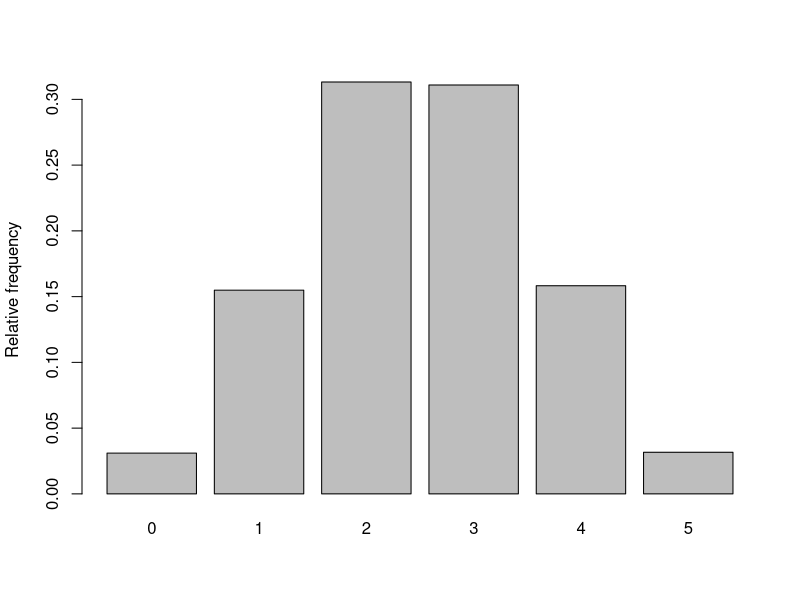
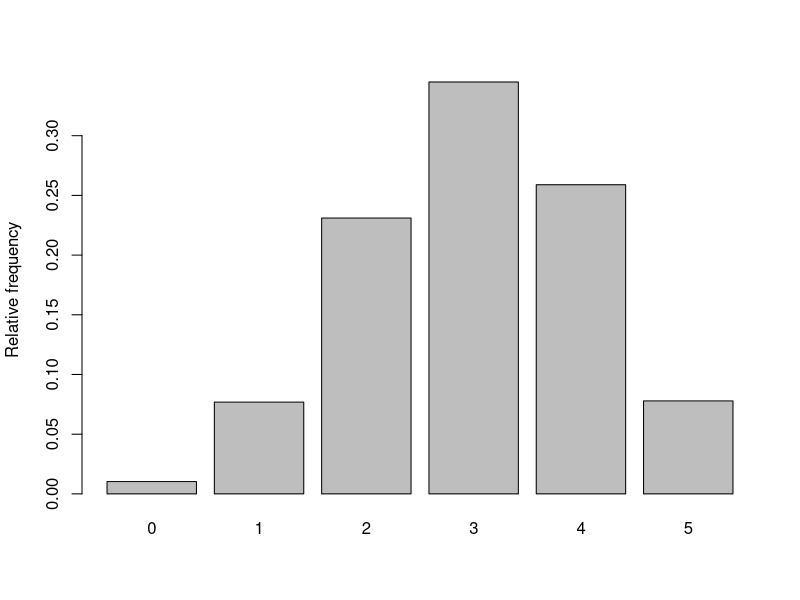
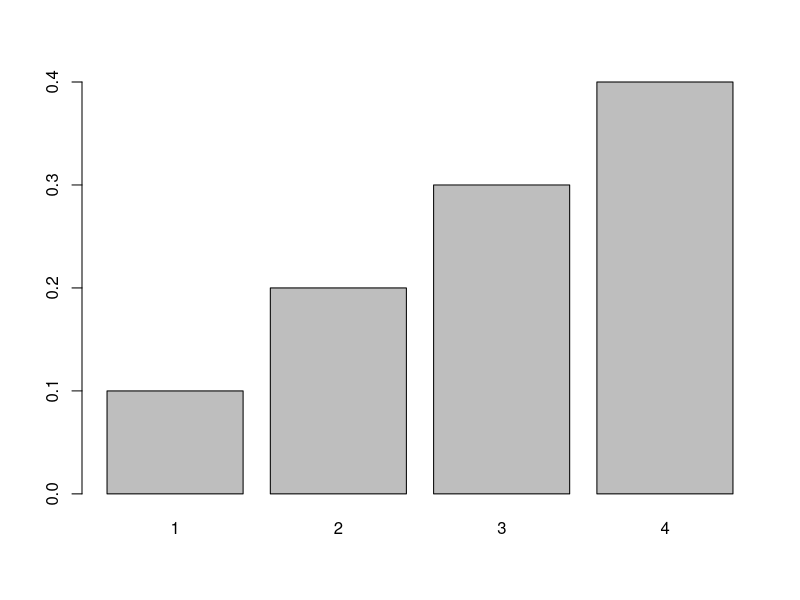
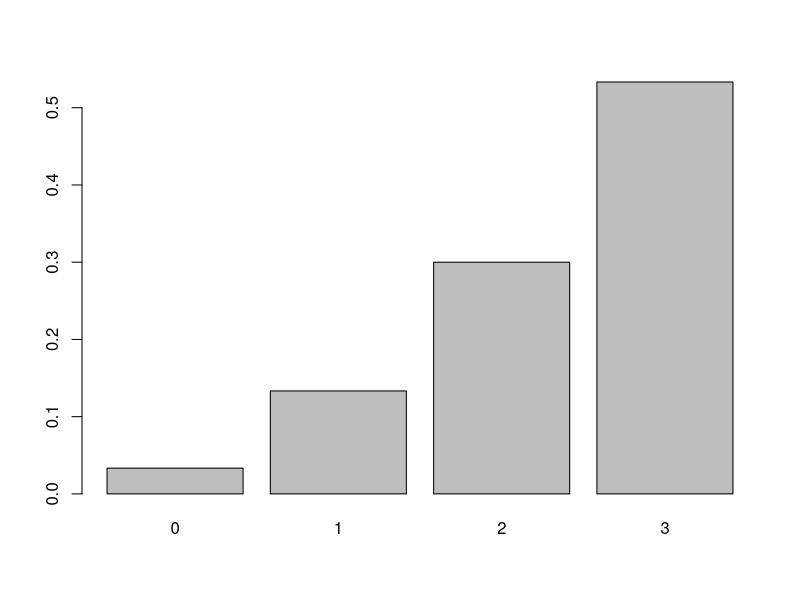
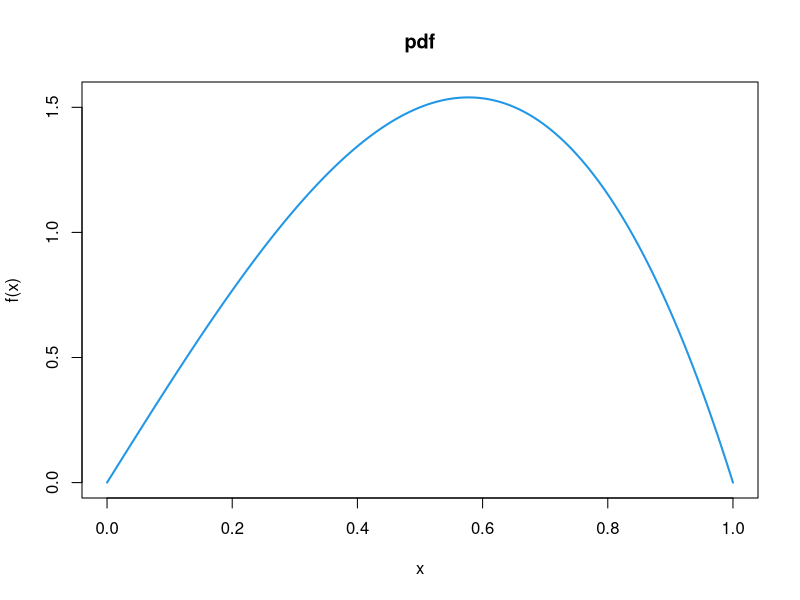
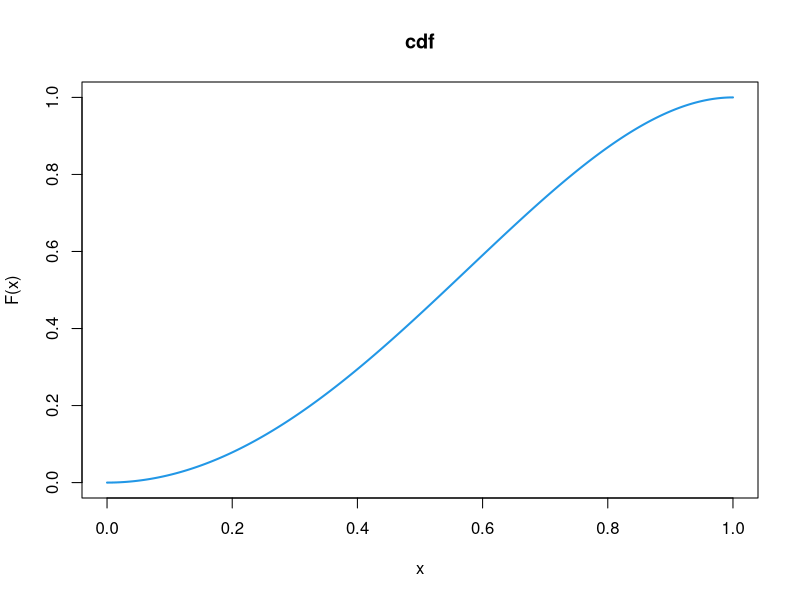
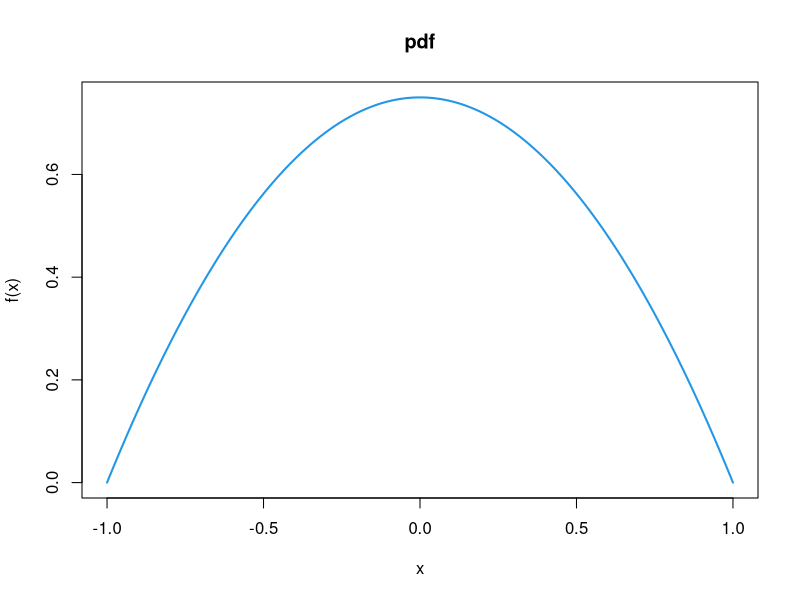
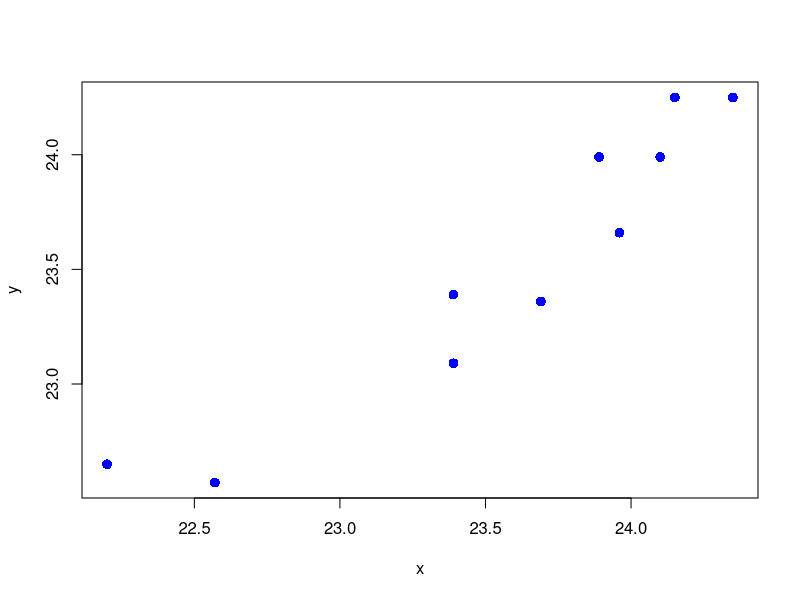

Reproduce these figures in R, in order.
# clear all variables
rm(list=ls())

################################################################
#### Problem set 1
################################################################


################################################################
###--- Problem 1
##b)


# We can directly use the code from the lecture with k=5 and a large Nsim
simheads <- function(Nsim,k){
  nheads <- vector(length=Nsim) # Define a vector to store the number of heads in each repetition
  for(i in 1:Nsim)              # Generate the number of heads Nsim times
    nheads[i] <- sum(sample(0:1,size=k,replace=TRUE)) 
  return(nheads)                # Return the resulting vector
}
k <- 5
Nsim <- 100000
nheadsim <- simheads(Nsim=Nsim,k=k)
relfreq <- table(nheadsim)/Nsim   # Calculate relative frequency for each outcome
relfreq # This give the approximate probability for all outcomes, including 3
barplot(relfreq,ylab="Relative frequency")


##d)
# The only change needed in the code is to specify the probability for
# 0 and 1 with the prob option in sample()
simheads2 <- function(Nsim,k){
  nheads <- vector(length=Nsim) # Define a vector to store the number of heads in each repetition
  for(i in 1:Nsim)              # Generate the number of heads Nsim times
    nheads[i] <- sum(sample(0:1,size=k,replace=TRUE,prob=c(0.4,0.6)))  # See explanation above
  return(nheads)                # Return the resulting vector
}
k <- 5
Nsim <- 100000
nheadsim <- simheads2(Nsim=Nsim,k=k)
relfreq <- table(nheadsim)/Nsim   # Calculate relative frequency for each outcome
relfreq # This give the approximate probability for all outcomes, including 3
barplot(relfreq,ylab="Relative frequency")



################################################################
###--- Problem 2

##c)

x <- c(1,2,3,4)
c <- 10
f <- x/c 
sum(f)
barplot( height=f, names.arg=x )


x <- c(0,1,2,3)
c <- 1/sum((x+1)^2)
f <- c*((x+1)^2) 
sum(f)
barplot( height=f, names.arg=x )


################################################################
###--- Problem 3
x <- c(1,2,3,4)
c <- 10
f <- x/c
E <- sum( x*f ) 
E
Eg <- sum( (x^3)*f ) 
Eg


x <- c(0,1,2,3)
c <- 1/sum((x+1)^2)
f <- c*((x+1)^2) 
sum(f)
E <- sum( x*f ) 
E
Eg <- sum( (x^3)*f ) 
Eg


################################################################
###--- Problem 4

## c)
x <- seq( 0, 1, 0.001 )

f <- 4*x*(1-x^2)
plot( x=x, y=f, type='l', col=4, lwd=2, ylab="f(x)",main='pdf' )

F <- 2*x^2-x^4
plot( x=x, y=F, type='l', col=4, lwd=2, ylab="F(x)", main='cdf' )

f <- function(x) 
  4*x*(1-x^2)

integrate( f=f, 0,0.5)
integrate( f=f, 0,0.3)
integrate( f=f, 0.7,1.0)




################################################################
###--- Problem 5

##b)

x <- seq( -1, 1, 0.001 )

f <- 0.75*(1-x^2)
plot( x=x, y=f, type='l', col=4, lwd=2, ylab="f(x)",main='pdf' )

f <- function(x) 
  0.75*(1-x^2)

integrate( f=f, -1,0.5)



################################################################
###--- Problem 6

x <- c(23.89,23.39,22.20,24.35,24.10,23.39,23.96,24.15,23.69,22.57)
y <- c(23.99,23.39,22.65,24.25,23.99,23.09,23.66,24.25,23.36,22.57)
plot(x,y,col="blue",pch=16,cex=1.3)
cor(x,y)


################################################################
###--- Problem 7 

# P(X>=3) by direct calculation (choose() calculate the binomial coefficient):
1- ( 1*(0.2^0)*0.8^(10) + 10*(0.2^1)*0.8^(9) + choose(10,2)*(0.2^2)*0.8^(8) )
# P(X>=3) by using the pbinom function:
1 - pbinom( q=2, size=10, prob=0.2 )






################################################################
###--- Problem 8

pnorm(175, mean=180,sd=6.5)
1-pnorm(190, mean=180,sd=6.5)
pnorm(180, mean=180,sd=6.5)-pnorm(170, mean=180,sd=6.5)
qnorm(0.01, mean=180,sd=6.5, lower.tail = FALSE)

################################################################
################################################################
